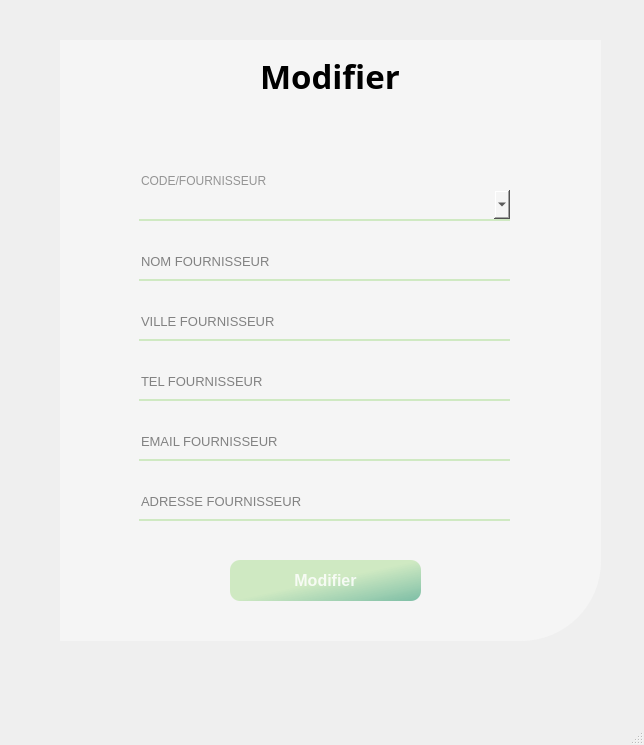
<?xml version="1.0" encoding="UTF-8"?>
<ui version="4.0">
 <class>MainWindow</class>
 <widget class="QMainWindow" name="MainWindow">
  <property name="geometry">
   <rect>
    <x>0</x>
    <y>0</y>
    <width>644</width>
    <height>745</height>
   </rect>
  </property>
  <property name="windowTitle">
   <string>MainWindow</string>
  </property>
  <widget class="QWidget" name="centralwidget">
   <widget class="QWidget" name="widget_2" native="true">
    <property name="geometry">
     <rect>
      <x>60</x>
      <y>40</y>
      <width>541</width>
      <height>601</height>
     </rect>
    </property>
    <property name="styleSheet">
     <string notr="true">background-color: rgb(245, 245, 245);
border-bottom-right-radius: 80px;</string>
    </property>
    <widget class="QLineEdit" name="lineEdit_3">
     <property name="geometry">
      <rect>
       <x>79</x>
       <y>210</y>
       <width>371</width>
       <height>31</height>
      </rect>
     </property>
     <property name="font">
      <font>
       <pointsize>10</pointsize>
      </font>
     </property>
     <property name="styleSheet">
      <string notr="true">background-color: rgb(245, 245, 245);
border:none;
border-bottom:1.5px solid #CFE9C2;
color:rgba(0,0,0,240);
padding-bottom:7px;</string>
     </property>
     <property name="text">
      <string/>
     </property>
     <property name="echoMode">
      <enum>QLineEdit::Normal</enum>
     </property>
     <property name="placeholderText">
      <string>NOM FOURNISSEUR</string>
     </property>
    </widget>
    <widget class="QPushButton" name="pushButton">
     <property name="geometry">
      <rect>
       <x>170</x>
       <y>520</y>
       <width>191</width>
       <height>41</height>
      </rect>
     </property>
     <property name="font">
      <font>
       <pointsize>12</pointsize>
       <weight>75</weight>
       <bold>true</bold>
      </font>
     </property>
     <property name="styleSheet">
      <string notr="true">QPushButton#pushButton{
	background-color: qlineargradient(spread:pad, x1:2, y1:1, x2:1, y2:0, stop:0 rgba(11, 131, 120, 219), stop:1   #CFE9C2);
	color:rgba(255, 255, 255, 210);
	border-radius:10px;
}
QPushButton#pushButton:hover{
	background-color: qlineargradient(spread:pad, x1:2, y1:1, x2:1, y2:0, stop:0 #CFE9C2, stop:1 rgba(11, 131, 120, 219));
}
QPushButton#pushButton:pressed{
	padding-left:2px;
	padding-top:2px;
	background-color: qlineargradient(spread:pad, x1:0, y1:0.505682, x2:1, y2:0.477, stop:0   #CFE9C2, stop:1 rgba(11, 131, 120, 219));
}</string>
     </property>
     <property name="text">
      <string>Modifier</string>
     </property>
    </widget>
    <widget class="QLabel" name="label_6">
     <property name="geometry">
      <rect>
       <x>200</x>
       <y>10</y>
       <width>141</width>
       <height>51</height>
      </rect>
     </property>
     <property name="font">
      <font>
       <family>Vladimir Script</family>
       <pointsize>25</pointsize>
       <weight>75</weight>
       <bold>true</bold>
      </font>
     </property>
     <property name="text">
      <string>Modifier</string>
     </property>
    </widget>
    <widget class="QPushButton" name="pushButton_2">
     <property name="geometry">
      <rect>
       <x>490</x>
       <y>10</y>
       <width>50</width>
       <height>28</height>
      </rect>
     </property>
     <property name="text">
      <string/>
     </property>
     <property name="icon">
      <iconset>
       <normaloff>icons/icons8-fermer-la-fenêtre-50.png</normaloff>icons/icons8-fermer-la-fenêtre-50.png</iconset>
     </property>
     <property name="iconSize">
      <size>
       <width>30</width>
       <height>30</height>
      </size>
     </property>
    </widget>
    <widget class="QLineEdit" name="lineEdit_4">
     <property name="geometry">
      <rect>
       <x>79</x>
       <y>270</y>
       <width>371</width>
       <height>31</height>
      </rect>
     </property>
     <property name="font">
      <font>
       <pointsize>10</pointsize>
      </font>
     </property>
     <property name="styleSheet">
      <string notr="true">background-color: rgb(245, 245, 245);
border:none;
border-bottom:1.5px solid #CFE9C2;
color:rgba(0,0,0,240);
padding-bottom:7px;</string>
     </property>
     <property name="text">
      <string/>
     </property>
     <property name="placeholderText">
      <string>VILLE FOURNISSEUR</string>
     </property>
    </widget>
    <widget class="QLineEdit" name="lineEdit_5">
     <property name="geometry">
      <rect>
       <x>79</x>
       <y>330</y>
       <width>371</width>
       <height>31</height>
      </rect>
     </property>
     <property name="font">
      <font>
       <pointsize>10</pointsize>
      </font>
     </property>
     <property name="styleSheet">
      <string notr="true">background-color: rgb(245, 245, 245);
border:none;
border-bottom:1.5px solid #CFE9C2;
color:rgba(0,0,0,240);
padding-bottom:7px;</string>
     </property>
     <property name="text">
      <string/>
     </property>
     <property name="placeholderText">
      <string>TEL FOURNISSEUR</string>
     </property>
    </widget>
    <widget class="QLineEdit" name="lineEdit_6">
     <property name="geometry">
      <rect>
       <x>79</x>
       <y>390</y>
       <width>371</width>
       <height>31</height>
      </rect>
     </property>
     <property name="font">
      <font>
       <pointsize>10</pointsize>
      </font>
     </property>
     <property name="styleSheet">
      <string notr="true">background-color: rgb(245, 245, 245);
border:none;
border-bottom:1.5px solid #CFE9C2;
color:rgba(0,0,0,240);
padding-bottom:7px;</string>
     </property>
     <property name="text">
      <string/>
     </property>
     <property name="placeholderText">
      <string>EMAIL FOURNISSEUR</string>
     </property>
    </widget>
    <widget class="QLineEdit" name="lineEdit_12">
     <property name="geometry">
      <rect>
       <x>79</x>
       <y>450</y>
       <width>371</width>
       <height>31</height>
      </rect>
     </property>
     <property name="font">
      <font>
       <pointsize>10</pointsize>
      </font>
     </property>
     <property name="styleSheet">
      <string notr="true">background-color: rgb(245, 245, 245);
border:none;
border-bottom:1.5px solid #CFE9C2;
color:rgba(0,0,0,240);
padding-bottom:7px;</string>
     </property>
     <property name="text">
      <string/>
     </property>
     <property name="placeholderText">
      <string>ADRESSE FOURNISSEUR</string>
     </property>
    </widget>
    <widget class="QComboBox" name="comboBox">
     <property name="geometry">
      <rect>
       <x>79</x>
       <y>150</y>
       <width>371</width>
       <height>31</height>
      </rect>
     </property>
     <property name="accessibleDescription">
      <string/>
     </property>
     <property name="styleSheet">
      <string notr="true">background-color: rgb(245, 245, 245);
border:none;
border-bottom:1.5px solid #CFE9C2;
color:rgba(0,0,0,240);
padding-bottom:7px;</string>
     </property>
     <property name="currentText">
      <string/>
     </property>
    </widget>
    <widget class="QLineEdit" name="lineEdit">
     <property name="geometry">
      <rect>
       <x>79</x>
       <y>130</y>
       <width>141</width>
       <height>22</height>
      </rect>
     </property>
     <property name="styleSheet">
      <string notr="true">color: rgb(148, 148, 148);</string>
     </property>
     <property name="text">
      <string>CODE/FOURNISSEUR</string>
     </property>
    </widget>
   </widget>
  </widget>
  <widget class="QMenuBar" name="menubar">
   <property name="geometry">
    <rect>
     <x>0</x>
     <y>0</y>
     <width>644</width>
     <height>26</height>
    </rect>
   </property>
  </widget>
  <widget class="QStatusBar" name="statusbar"/>
 </widget>
 <resources/>
 <connections/>
</ui>
